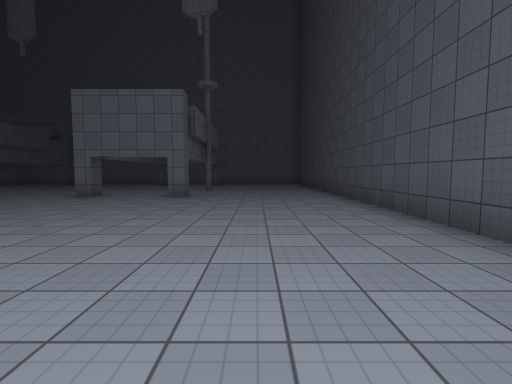
view 1 (above)

24 first-person views from a walk through a scene from a Unity 3-D project. The camera is 1.4 m above the floor, tilts 4° down and sees 85° across. The floor is counted in squares, 2.09 m on a side. Each view is taken from the middle of a square. On the plan, view 1 faces up. The plan holds only what a view shows up to about 9 squares ahead; the rest is blank. The place goes on beyond the plan. The player character is not drawn. Surface patterns are stand-ins for the level's own textures.

view 2
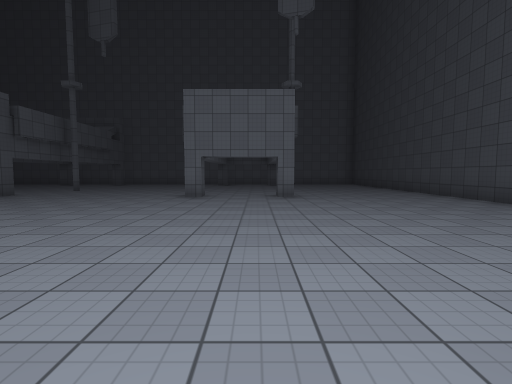

view 3
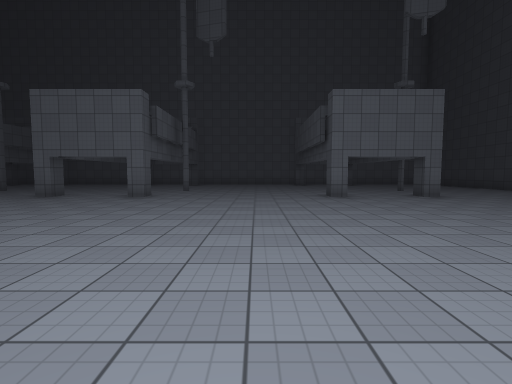

view 4
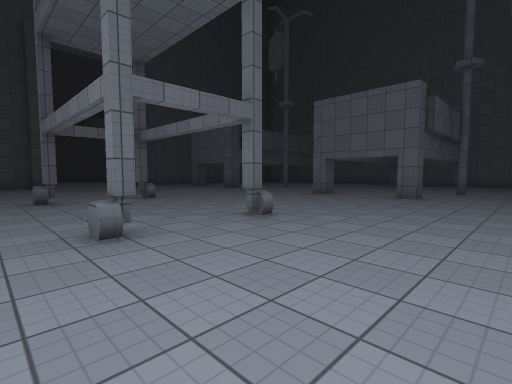

view 5
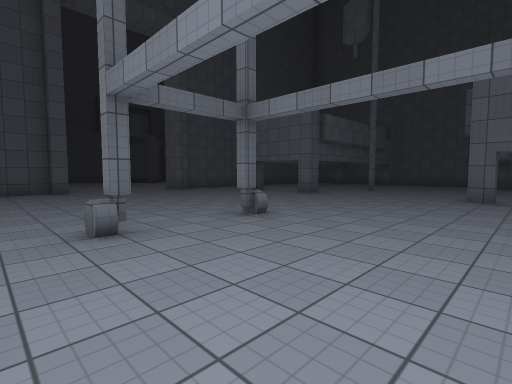

view 6
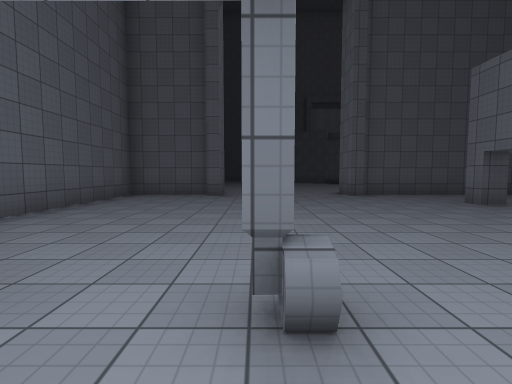

view 7
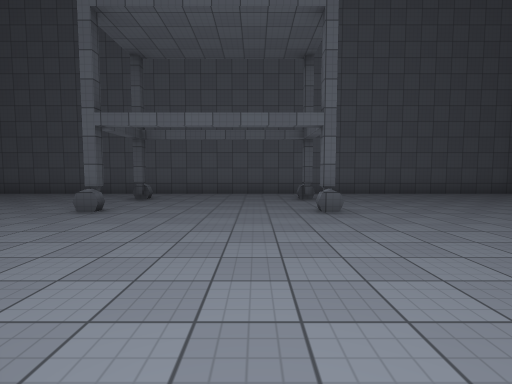

view 8
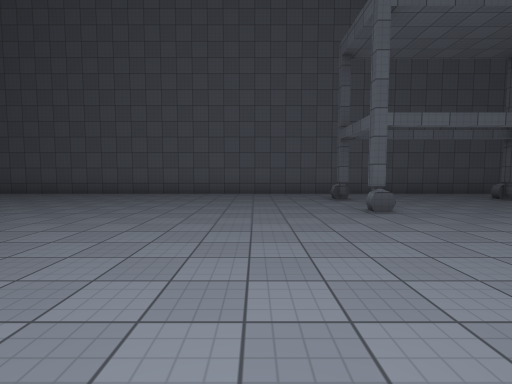

view 9
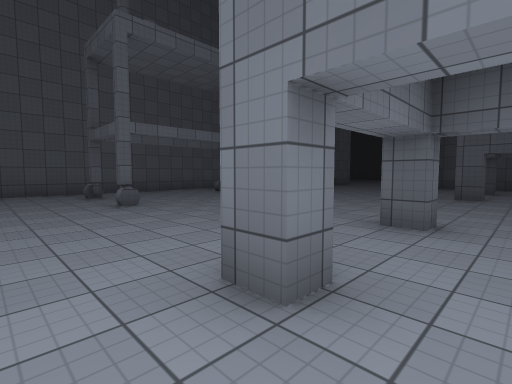

view 10
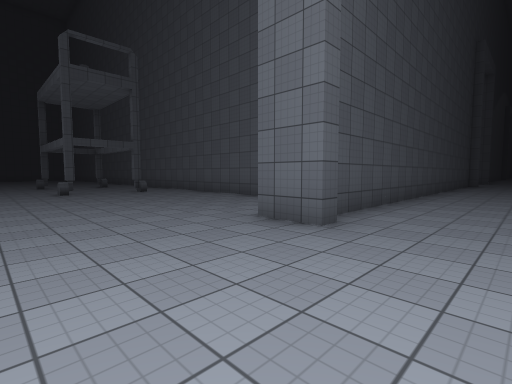

view 11
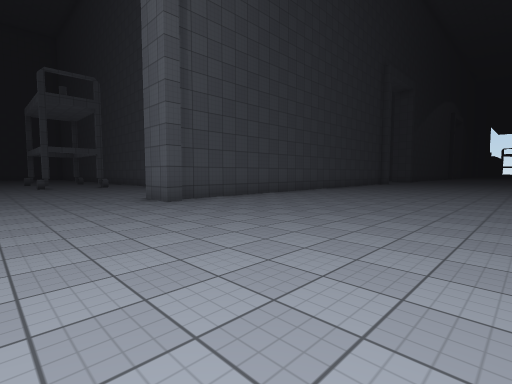

view 12
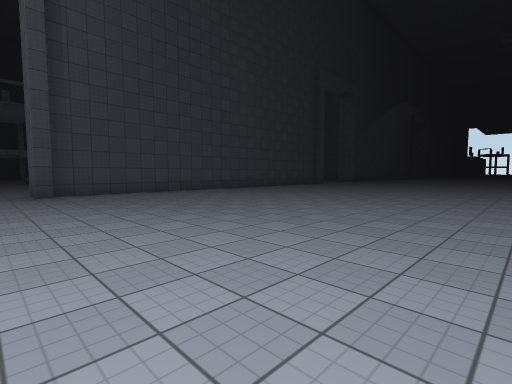

view 13
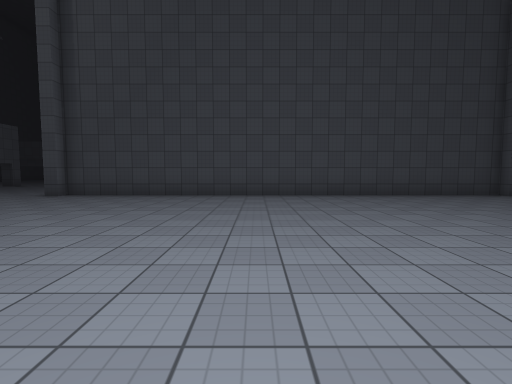

view 14
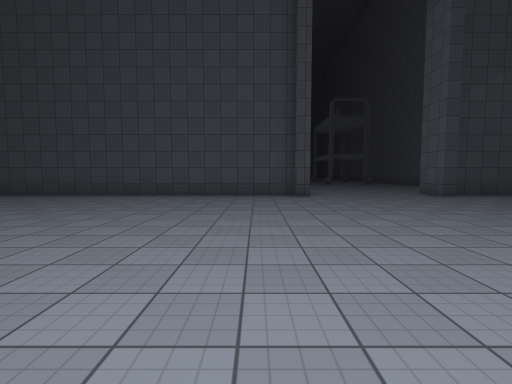

view 15
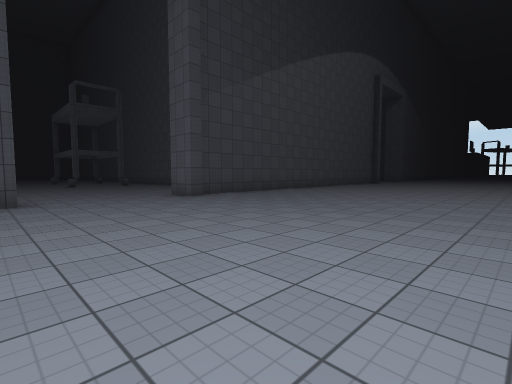

view 16
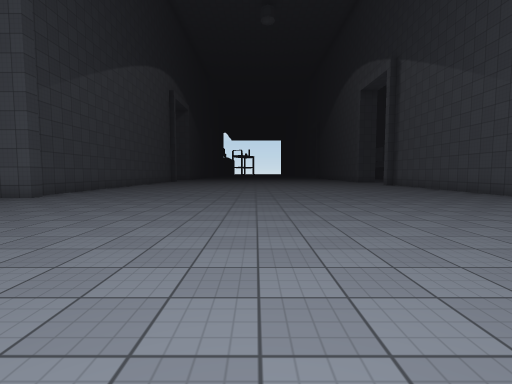

view 17
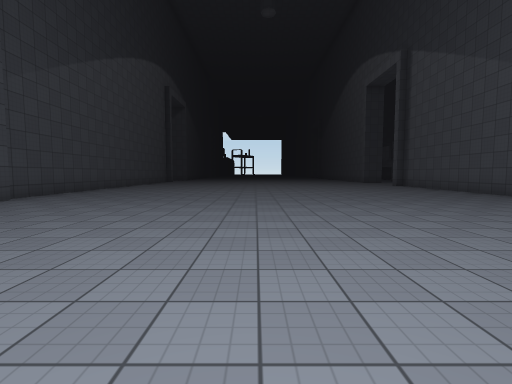

view 18
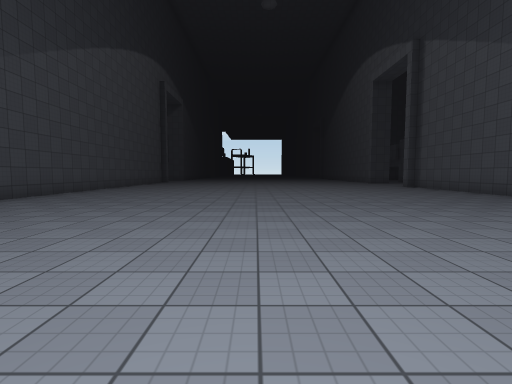

view 19
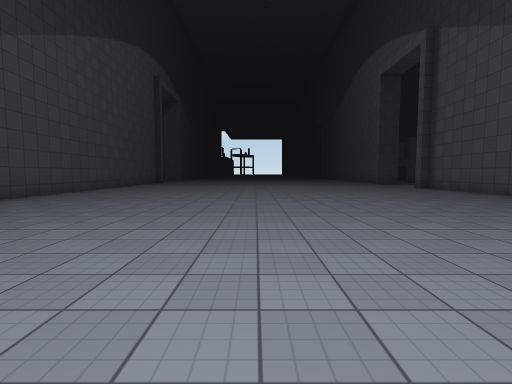

view 20
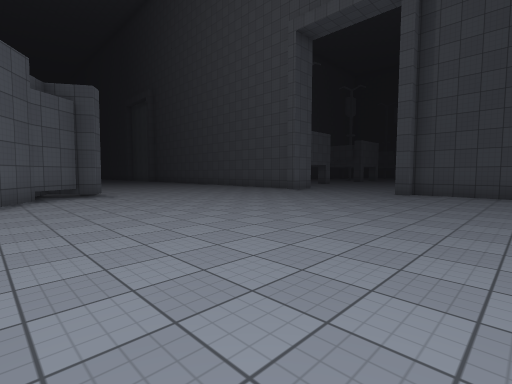

view 21
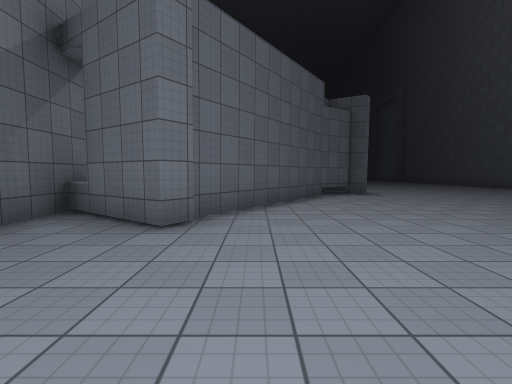

view 22
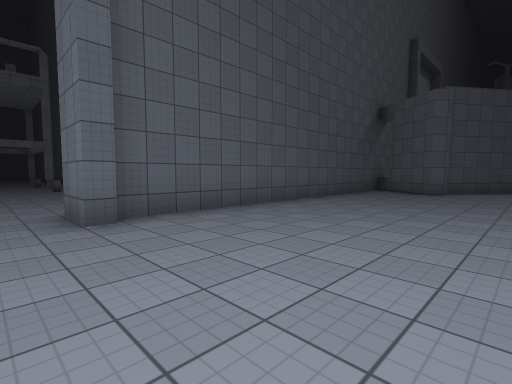

view 23
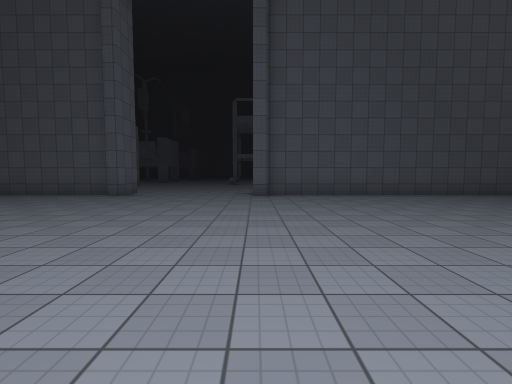

view 24
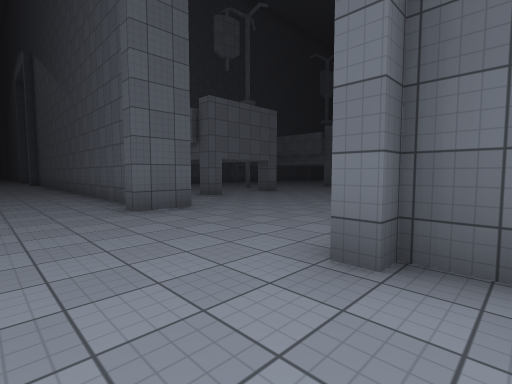

### Floor plan
Points are (right, up) in squares from view 1. A wall is a line through its corners. A room is listed if a view was taken in it or the views show most of it. See-through windows are left out.
Room 1 (views 1, 2, 3, 4, 5, 6, 7, 8, 9)
walls: (-11, 3.3) (-11, 3.1); (-11, 1) (-11, 0.8); (-10.6, 8.2) (-10.1, 8.2) (-10.1, 7.6) (-10.6, 7.6); (-13.1, 8.2) (-12.6, 8.2) (-12.6, 7.6) (-13.1, 7.6); (-15.2, 3.3) (-15.2, 3.1); (-15.2, 1) (-15.2, 0.8); (-4.5, 8.2) (-4.5, 7.6) (-4.9, 7.6) (-4.9, 8.1); (-17.6, 8.2) (-17.2, 8.2) (-17.2, 7.6); (-1.9, 8.1) (-1.9, 7.6) (-2.4, 7.6) (-2.4, 8.2); (-19.7, 8.2) (-19.7, 7.6) (-20.2, 7.6); (-22, 2) (-22, 1.6) (-23.1, 1.6); (-22, 6.1) (-22, 5.7); (2.4, 2.5) (2.4, 9.1); (-22.4, 1.6) (-22.4, -0.8) (-0.9, -0.8); (-22.4, 9.4) (-22.4, 6.1)
low walls: (-11.3, 3.3) (-11, 3.3); (-11, 0.8) (-11.3, 0.8); (-15.4, 3.3) (-15.2, 3.3); (-15.2, 0.8) (-15.5, 0.8); (-15.5, 1) (-15.2, 1)
ways out: opening at (-22, 4) to room 2
Room 2 (views 10, 11, 12, 13, 14, 15, 16, 17, 18, 19, 20, 21, 22, 23, 24)
walls: (-35.9, -5.6) (-35.9, -6.1) (-37.1, -6.1); (-36.2, -10.4) (-36.2, -20); (-37.1, -9.8) (-35.9, -9.8) (-35.9, -10.2); (-23.1, -11.6) (-23.1, -11.2); (-22.8, -11.2) (-22.8, 1.6); (-39.4, -11.8) (-38.9, -11.8) (-38.9, -12.4); (-33.8, 2.8) (-34.1, 2.3) (-36.2, 3.7); (-23.1, 1.6) (-23.1, 2) (-22, 2); (-23.1, -15.8) (-23.1, -15.3) (-22, -15.3); (-36.2, 4.4) (-36.2, -5.8); (-30, 7.9) (-31, 7.3) (-33.9, 3.1); (-29.4, 8.1) (-29.6, 7.7) (-30.6, 8.4); (-22.8, -20.1) (-22.8, -15.9); (-22, 5.7) (-23, 5.7)
low walls: (-30.6, 8.4) (-31, 7.9)
ways out: opening at (-22, 4) to room 1; opening at (-22, -13)

Positions as (right, up) in squares from view 1, and headings:
1: (0, 0), facing up
2: (-3, 0), facing up
3: (-7, 0), facing up
4: (-8, 0), facing up-left
5: (-12, 0), facing up-left
6: (-14, 3), facing left
7: (-14, 8), facing down
8: (-9, 8), facing down
9: (-9, 9), facing down-left
10: (-25, 5), facing down-right
11: (-29, 5), facing down-right
12: (-32, 3), facing down-right
13: (-31, -4), facing right
14: (-31, -10), facing right
15: (-30, -11), facing down-right
16: (-29, -8), facing down
17: (-29, -9), facing down
18: (-29, -10), facing down
19: (-29, -11), facing down
20: (-32, -1), facing up-right
21: (-33, -1), facing up
22: (-32, -7), facing up-left
23: (-28, -6), facing left
24: (-34, -5), facing down-left
